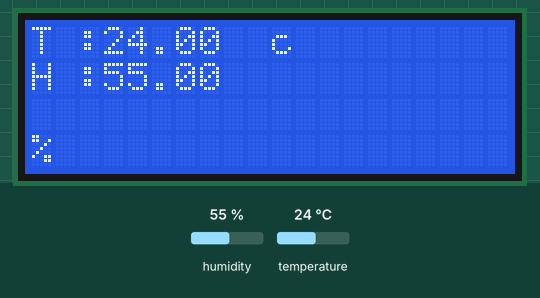
Bench run of a sketch on a simulated Arduino Uno, built with avr-gcc and run on an emulated ATmega328P. Shown: 20×4 character LCD. The inputs (shaded band) are chosen by the test bench; at power-on: humidity 55 %, temperature 24 °C. What the sketch prints to the serial monitor is not drawn.

Above: at 2.6 s.
2.7 s: humidity set to 22 %
At 6.4 s:
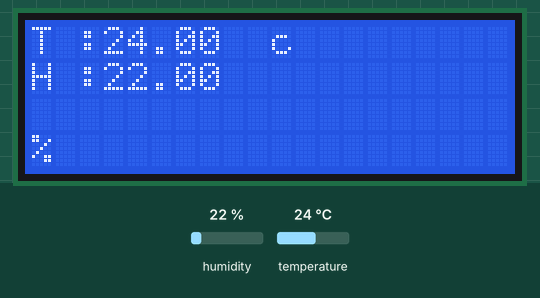
8.1 s: temperature set to 12 °C
At 10.6 s:
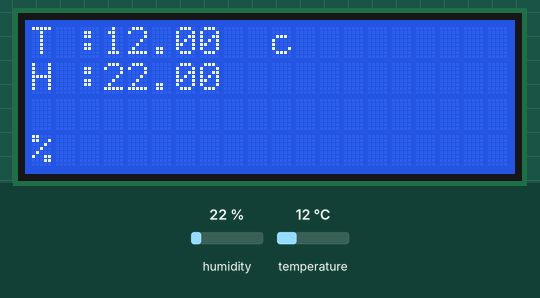
13.5 s: humidity set to 40 %
At 14.7 s:
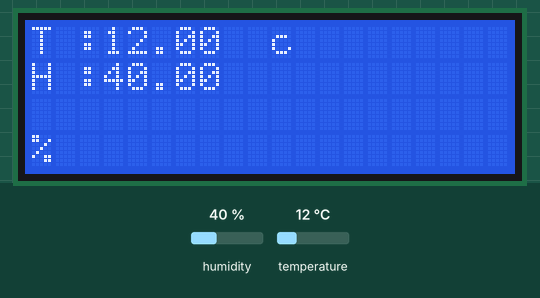
18.9 s: temperature set to 19 °C
Timing chart, 0 to 21.9 s (numbered marks = the images above; inputs shaded):
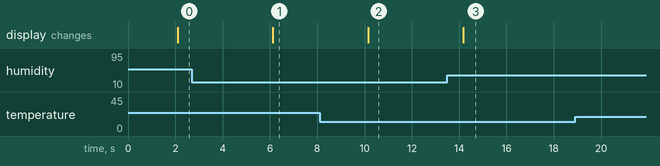

The sketch:

analiseAmbiental.ino
```cpp
#include <DHT.h>;
#include <LiquidCrystal_I2C.h>
LiquidCrystal_I2C lcd(0x27,20,4);
#define DHTPIN 2
#define DHTTYPE DHT22
DHT dht(DHTPIN, DHTTYPE);

float humidity;
float temprature;

void setup()
{
 dht.begin();
 Serial.begin(9600);
 lcd.init();
 lcd.backlight();
}
void loop()
{
    delay(2000);
    humidity = dht.readHumidity();
    temprature = dht.readTemperature();

    Serial.print("Humidade :");
    Serial.println(humidity);
    Serial.print("Temperatura :");
    Serial.println(temprature);

    lcd.setCursor(0,1);
    lcd.print("H :");
    lcd.println(humidity);
    lcd.setCursor(0,6);
    lcd.print("%");


    lcd.setCursor(0,0);
    lcd.print("T :");
    lcd.println(temprature);
    lcd.print("c");


    delay(2000);
}
```

Measured:
- after the input at 2.7 s, the display: changes after 3.4 s (image 1)
- after the input at 8.1 s, the display: changes after 2.1 s (image 2)
- after the input at 13.5 s, the display: changes after 0.68 s (image 3)
